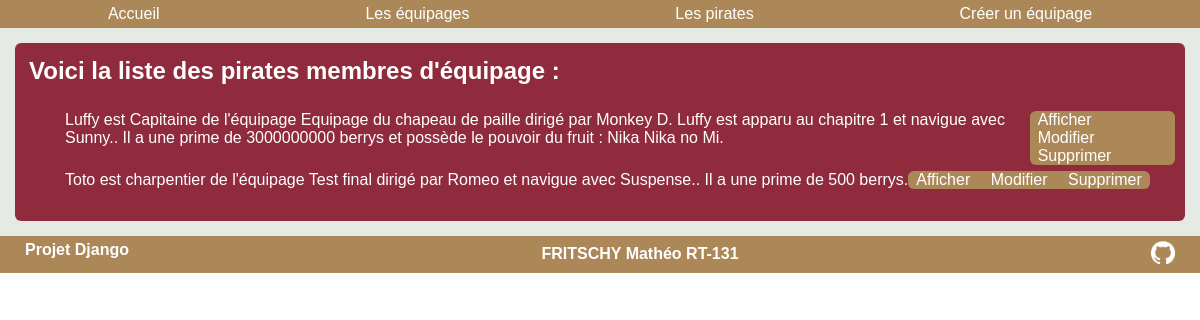
Screenshot of /onepiece/membres/ with the database file from the repository.
### onepiece/models.py (models this page shows, shortened)
class Membre(models.Model):
    nom=models.CharField(max_length=100)
    poste=models.CharField(max_length=100)
    prime=models.IntegerField(null = True, blank=True)
    fruit=models.CharField(max_length=100, null = True, blank=True)
    equipage = models.ForeignKey("equipage", on_delete=models.CASCADE, default=None)
    def __str__(self):
        if self.prime is not None and self.fruit is not None:
            chaine = f"{self.nom} est {self.poste} de l'équipage {self.equipage}. Il a une prime de {self.prime} berrys et possède le pouvoir du fruit : {self.fruit}."
        elif self.prime is not None:
            chaine = f"{self.nom} est {self.poste} de l'équipage {self.equipage}. Il a une prime de {self.prime} berrys."
        elif self.fruit is not None:
            chaine = f"{self.nom} est {self.poste} de l'équipage {self.equipage}. Il possède le pouvoir du fruit : {self.fruit}."
        else:
            chaine = f"{self.nom} est {self.poste} de l'équipage {self.equipage}."
        return chaine

class Equipage(models.Model):
    nom=models.CharField(max_length=100)
    nombateau=models.CharField(max_length=100)
    capitaine=models.CharField(max_length=100)
    premiereapparition=models.IntegerField(null = True, blank=True)
    def __str__(self):
        if self.premiereapparition is not None:
            chaine = f"{self.nom} dirigé par {self.capitaine} est apparu au chapitre {self.premiereapparition} et navigue avec {self.nombateau}."
        else:
            chaine = f"{self.nom} dirigé par {self.capitaine} et navigue avec {self.nombateau}."
        return chaine

### onepiece/membres_views.py (the view)
# urls.py: path('membres/', membres_views.voirmembres),
def voirmembres(request):
    liste = list(models.Membre.objects.all())
    return render(request,"onepiece/membres/listemembres.html", {"liste" : liste})

### onepiece/templates/onepiece/membres/listemembres.html
{% extends "onepiece/main.html" %} {% block title %} Les membres {% endblock %}
{% block content %}
<article>
  <h2>Voici la liste des pirates membres d'équipage :</h2>
  <ol>
    {% for membre in liste %}
    <li>
      {{membre}}
      <div class="liste">
        <a href="/onepiece/membre/{{membre.id}}/">Afficher</a>
        <a href="/onepiece/updatemembre/{{membre.id}}/">Modifier</a>
        <a href="/onepiece/deletemembre/{{membre.id}}/">Supprimer</a>
      </div>
    </li>
    {% endfor %}
  </ol>
</article>
{% endblock %}

### onepiece/static/onepiece/style.css (style rules this page uses)
* { box-sizing: border-box; font-family: Arial, Helvetica, sans-serif; }
html, body { height: 100%; }
body { padding: 0px; margin: 0px; display: flex; flex-direction: column; }
a { color: #ffffff; text-decoration: wavy; text-align: center; }
article { margin: 10px; padding: 10px; display: flex; flex-direction: column; flex-wrap: wrap; background-color: #902B3D ; color: rgb(255, 255, 255); border-radius: 6px; }
h2,h3,h4 { align-self: flex-start; margin: 4px; }
li { display: flex; flex-flow: row, wrap; justify-content: start; margin-block: 6px; }
div.liste { background-color: #AC8858 ; border-radius: 6px; }
div.liste a { padding: 6px; padding-inline: 8px; }

### rows the page displays
Membre: prime+fruit+nom "Luffy est Capitaine de l'équipage Equipage du chapeau de paille dirigé par Monkey D. Luffy est apparu au chapitre 1 et navigue avec Sunny.. Il a une prime de 3000000000 berrys et possède le pouvoir du fruit : Nika Nika no Mi."
Membre: prime+fruit+nom "Toto est charpentier de l'équipage Test final dirigé par Romeo et navigue avec Suspense.. Il a une prime de 500 berrys."
